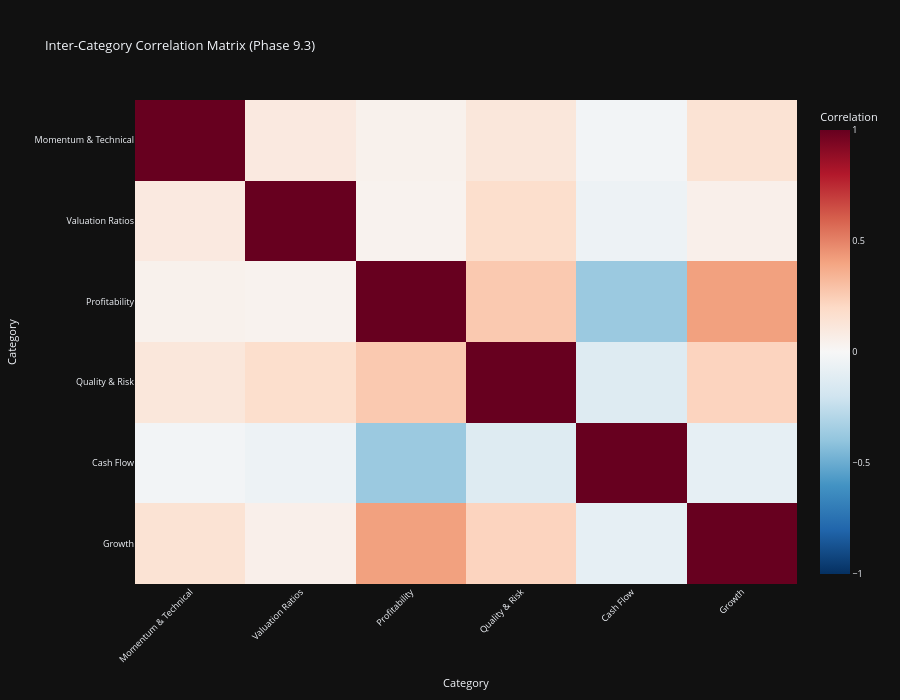

Notebook code cell kept with this figure:
### Code cell
# Visualization 3: Category Correlation Network
print("\n📊 Category Correlation Network:")

# Compute correlation matrix between category scores
if category_sector_scores:
    # Create category score matrix (stocks × categories)
    category_score_matrix = pd.DataFrame()

    for category_name, category_metrics in category_mapping.items():
        available_in_category = [m for m in category_metrics if m in all_stocks_scaled.columns]

        if len(available_in_category) == 0:
            continue

        # Compute z-scores for available metrics and average to get category score
        category_data = all_stocks_scaled[available_in_category].copy()

        # Convert to numeric
        for col in available_in_category:
            category_data[col] = pd.to_numeric(category_data[col], errors='coerce')

        # Compute z-scores and average
        z_scored_data = category_data.apply(lambda x: zscore(x, nan_policy='omit'))
        category_score_matrix[category_name] = z_scored_data.mean(axis=1)

    # Compute correlation matrix
    category_corr = category_score_matrix.corr()

    # Create interactive heatmap for category correlations
    fig_corr_network = px.imshow(
            category_corr,
            labels=dict(x="Category", y="Category", color="Correlation"),
            title="Inter-Category Correlation Matrix (Phase 9.3)",
            color_continuous_scale="RdBu_r",
            aspect="auto",
            zmin=-1,
            zmax=1
            )

    fig_corr_network.update_layout(
            height=700,
            xaxis_tickangle=-45,
            font=dict(size=9)
            )

    fig_corr_network.show()
    output_path = eda_output_dir / "phase93_category_correlation_network.html"
    fig_corr_network.write_html(output_path)

    print(f"\n✓ Category correlation network complete")
    print(f"  Categories analyzed: {len(category_corr)}")
    print(f"  Output: {output_path}")

    # Find strongest positive and negative correlations
    corr_pairs = []
    for i in range(len(category_corr.columns)):
        for j in range(i + 1, len(category_corr.columns)):
            cat1 = category_corr.columns[i]
            cat2 = category_corr.columns[j]
            corr_val = category_corr.iloc[i, j]
            if not np.isnan(corr_val):
                corr_pairs.append((cat1, cat2, corr_val))

    # Sort by absolute correlation
    corr_pairs.sort(key=lambda x: abs(x[2]), reverse=True)

    print(f"\n  🔗 Strongest Category Relationships:")
    for cat1, cat2, corr in corr_pairs[:5]:
        print(f"    {cat1} ↔ {cat2}: {corr:.2f}")
else:
    print("  ⚠️ No category data available for correlation analysis")

### Figure 1 — Plotly figure (JSON) as saved in the notebook; plotly's stock layout.template omitted (floating-point values rounded to 4 significant figures)
{"data": [{"coloraxis": "coloraxis", "name": "0", "x": ["Momentum & Technical", "Valuation Ratios", "Profitability", "Quality & Risk", "Cash Flow", "Growth"], "y": ["Momentum & Technical", "Valuation Ratios", "Profitability", "Quality & Risk", "Cash Flow", "Growth"], "z": [[1.0, 0.09671, 0.04631, 0.1165, -0.02795, 0.1438], [0.09671, 1.0, 0.03552, 0.1749, -0.05014, 0.05619], [0.04631, 0.03552, 1.0, 0.268, -0.3723, 0.413], [0.1165, 0.1749, 0.268, 1.0, -0.1313, 0.2243], [-0.02795, -0.05014, -0.3723, -0.1313, 1.0, -0.08994], [0.1438, 0.05619, 0.413, 0.2243, -0.08994, 1.0]], "type": "heatmap", "xaxis": "x", "yaxis": "y", "hovertemplate": "Category: %{x}<br>Category: %{y}<br>Correlation: %{z}<extra></extra>"}], "layout": {"xaxis": {"anchor": "y", "domain": [0.0, 1.0], "title": {"text": "Category"}, "tickangle": -45}, "yaxis": {"anchor": "x", "domain": [0.0, 1.0], "autorange": "reversed", "title": {"text": "Category"}}, "coloraxis": {"colorbar": {"title": {"text": "Correlation"}}, "colorscale": [[0.0, "rgb(5,48,97)"], [0.1, "rgb(33,102,172)"], [0.2, "rgb(67,147,195)"], [0.3, "rgb(146,197,222)"], [0.4, "rgb(209,229,240)"], [0.5, "rgb(247,247,247)"], [0.6, "rgb(253,219,199)"], [0.7, "rgb(244,165,130)"], [0.8, "rgb(214,96,77)"], [0.9, "rgb(178,24,43)"], [1.0, "rgb(103,0,31)"]], "cmin": -1, "cmax": 1}, "title": {"text": "Inter-Category Correlation Matrix (Phase 9.3)"}, "font": {"size": 9}, "height": 700}}
